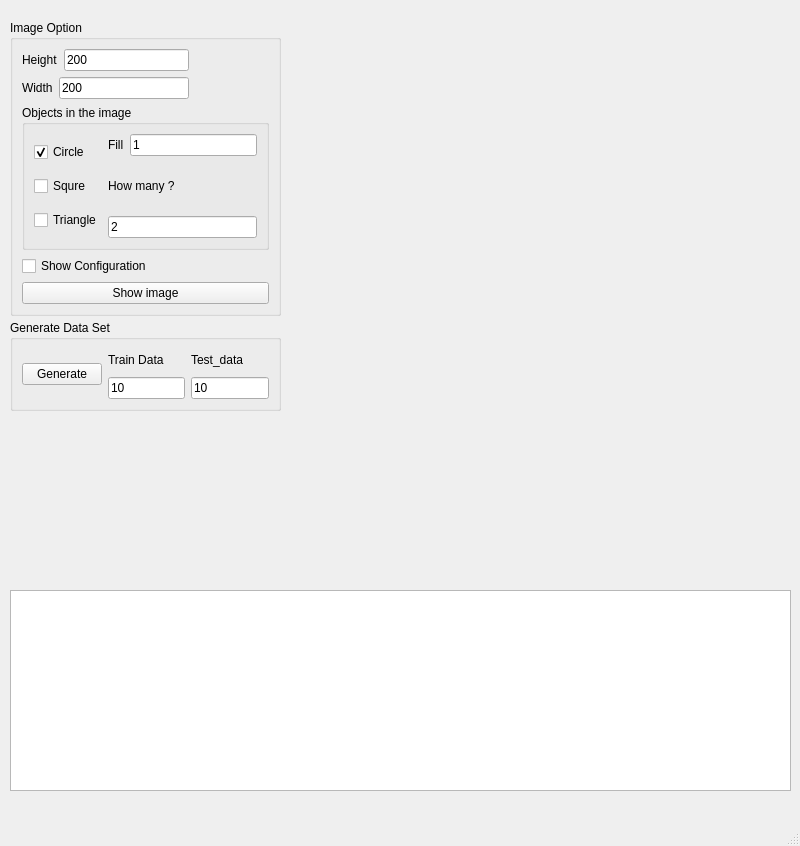
<?xml version="1.0" encoding="UTF-8"?>
<ui version="4.0">
 <class>MainWindow</class>
 <widget class="QMainWindow" name="MainWindow">
  <property name="geometry">
   <rect>
    <x>0</x>
    <y>0</y>
    <width>800</width>
    <height>846</height>
   </rect>
  </property>
  <property name="windowTitle">
   <string>MainWindow</string>
  </property>
  <widget class="QWidget" name="centralwidget">
   <widget class="QGroupBox" name="Gen_data">
    <property name="geometry">
     <rect>
      <x>10</x>
      <y>320</y>
      <width>271</width>
      <height>91</height>
     </rect>
    </property>
    <property name="title">
     <string>Generate Data Set</string>
    </property>
    <layout class="QHBoxLayout" name="horizontalLayout_6">
     <item>
      <widget class="QPushButton" name="btn_train">
       <property name="text">
        <string>Generate</string>
       </property>
      </widget>
     </item>
     <item>
      <layout class="QHBoxLayout" name="horizontalLayout_5">
       <item>
        <layout class="QVBoxLayout" name="verticalLayout_3">
         <item>
          <widget class="QLabel" name="label">
           <property name="text">
            <string>Train Data</string>
           </property>
          </widget>
         </item>
         <item>
          <widget class="QLineEdit" name="btn_train_size">
           <property name="text">
            <string>10</string>
           </property>
          </widget>
         </item>
        </layout>
       </item>
       <item>
        <layout class="QVBoxLayout" name="verticalLayout_8">
         <item>
          <widget class="QLabel" name="label_2">
           <property name="text">
            <string>Test_data</string>
           </property>
          </widget>
         </item>
         <item>
          <widget class="QLineEdit" name="btn_test_size">
           <property name="text">
            <string>10</string>
           </property>
          </widget>
         </item>
        </layout>
       </item>
      </layout>
     </item>
    </layout>
   </widget>
   <widget class="QWidget" name="layoutWidget">
    <property name="geometry">
     <rect>
      <x>0</x>
      <y>0</y>
      <width>2</width>
      <height>2</height>
     </rect>
    </property>
    <layout class="QVBoxLayout" name="verticalLayout"/>
   </widget>
   <widget class="QTextBrowser" name="text_Logger">
    <property name="geometry">
     <rect>
      <x>10</x>
      <y>590</y>
      <width>781</width>
      <height>201</height>
     </rect>
    </property>
   </widget>
   <widget class="QGroupBox" name="G_image_option_2">
    <property name="geometry">
     <rect>
      <x>10</x>
      <y>20</y>
      <width>271</width>
      <height>296</height>
     </rect>
    </property>
    <property name="title">
     <string>Image Option</string>
    </property>
    <layout class="QVBoxLayout" name="verticalLayout_7">
     <item>
      <layout class="QVBoxLayout" name="verticalLayout_6">
       <item>
        <layout class="QHBoxLayout" name="horizontalLayout_3">
         <item>
          <widget class="QLabel" name="Ibl_img_size_H">
           <property name="text">
            <string>Height</string>
           </property>
          </widget>
         </item>
         <item>
          <widget class="QLineEdit" name="in_img_size_H">
           <property name="text">
            <string>200</string>
           </property>
          </widget>
         </item>
         <item>
          <spacer name="horizontalSpacer_3">
           <property name="orientation">
            <enum>Qt::Horizontal</enum>
           </property>
           <property name="sizeType">
            <enum>QSizePolicy::Fixed</enum>
           </property>
           <property name="sizeHint" stdset="0">
            <size>
             <width>40</width>
             <height>20</height>
            </size>
           </property>
          </spacer>
         </item>
         <item>
          <spacer name="horizontalSpacer">
           <property name="orientation">
            <enum>Qt::Horizontal</enum>
           </property>
           <property name="sizeType">
            <enum>QSizePolicy::Fixed</enum>
           </property>
           <property name="sizeHint" stdset="0">
            <size>
             <width>40</width>
             <height>20</height>
            </size>
           </property>
          </spacer>
         </item>
        </layout>
       </item>
       <item>
        <layout class="QHBoxLayout" name="horizontalLayout_4">
         <item>
          <widget class="QLabel" name="Ibl_img_size_W">
           <property name="text">
            <string>Width</string>
           </property>
          </widget>
         </item>
         <item>
          <widget class="QLineEdit" name="in_img_size_W">
           <property name="text">
            <string>200</string>
           </property>
          </widget>
         </item>
         <item>
          <spacer name="horizontalSpacer_4">
           <property name="orientation">
            <enum>Qt::Horizontal</enum>
           </property>
           <property name="sizeType">
            <enum>QSizePolicy::Fixed</enum>
           </property>
           <property name="sizeHint" stdset="0">
            <size>
             <width>40</width>
             <height>20</height>
            </size>
           </property>
          </spacer>
         </item>
         <item>
          <spacer name="horizontalSpacer_2">
           <property name="orientation">
            <enum>Qt::Horizontal</enum>
           </property>
           <property name="sizeType">
            <enum>QSizePolicy::Fixed</enum>
           </property>
           <property name="sizeHint" stdset="0">
            <size>
             <width>40</width>
             <height>20</height>
            </size>
           </property>
          </spacer>
         </item>
        </layout>
       </item>
      </layout>
     </item>
     <item>
      <widget class="QGroupBox" name="G_image_option">
       <property name="title">
        <string>Objects in the image</string>
       </property>
       <layout class="QGridLayout" name="gridLayout">
        <item row="0" column="0">
         <layout class="QHBoxLayout" name="horizontalLayout_2">
          <item>
           <layout class="QVBoxLayout" name="verticalLayout_4">
            <item>
             <widget class="QCheckBox" name="chk_box_circle">
              <property name="text">
               <string>Circle</string>
              </property>
              <property name="checked">
               <bool>true</bool>
              </property>
             </widget>
            </item>
            <item>
             <widget class="QCheckBox" name="chk_box_squre">
              <property name="text">
               <string>Squre</string>
              </property>
             </widget>
            </item>
            <item>
             <widget class="QCheckBox" name="chk_box_triangle">
              <property name="text">
               <string>Triangle</string>
              </property>
             </widget>
            </item>
           </layout>
          </item>
          <item>
           <layout class="QVBoxLayout" name="verticalLayout_5">
            <item>
             <layout class="QHBoxLayout" name="horizontalLayout">
              <item>
               <widget class="QLabel" name="lbl_objs_fill">
                <property name="text">
                 <string>Fill</string>
                </property>
               </widget>
              </item>
              <item>
               <widget class="QLineEdit" name="in_objs_fill">
                <property name="text">
                 <string>1</string>
                </property>
               </widget>
              </item>
             </layout>
            </item>
            <item>
             <layout class="QVBoxLayout" name="verticalLayout_2">
              <item>
               <widget class="QLabel" name="Ibl_objs_num">
                <property name="text">
                 <string>How many ?</string>
                </property>
               </widget>
              </item>
              <item>
               <widget class="QLineEdit" name="in_num_objs">
                <property name="text">
                 <string>2</string>
                </property>
               </widget>
              </item>
             </layout>
            </item>
           </layout>
          </item>
         </layout>
        </item>
       </layout>
      </widget>
     </item>
     <item>
      <widget class="QCheckBox" name="chbox_show_configuration">
       <property name="text">
        <string>Show Configuration</string>
       </property>
      </widget>
     </item>
     <item>
      <widget class="QPushButton" name="btn_gen">
       <property name="text">
        <string>Show image</string>
       </property>
      </widget>
     </item>
    </layout>
   </widget>
  </widget>
  <widget class="QMenuBar" name="menubar">
   <property name="geometry">
    <rect>
     <x>0</x>
     <y>0</y>
     <width>800</width>
     <height>26</height>
    </rect>
   </property>
  </widget>
  <widget class="QStatusBar" name="statusbar"/>
 </widget>
 <resources/>
 <connections/>
</ui>
